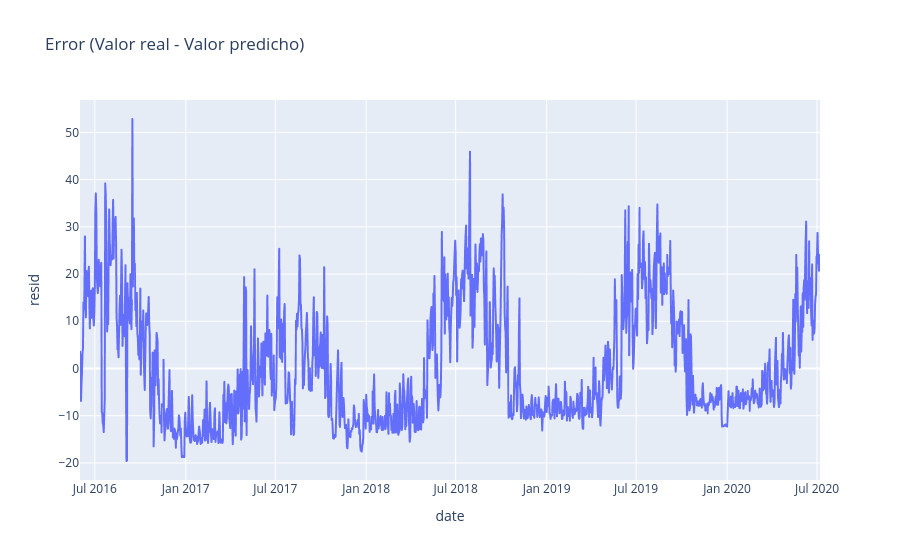

Write notebook code for a chart like this one.
### Code cell
# 3. Gráfico del error
error = df.copy()
error['pred'] = np.concatenate([train_pred, test_pred])
error['resid'] = error['Energy_kWh'] - error['pred']
px.line(error, x='date', y='resid', title='Error (Valor real - Valor predicho)').show()

### Figure 1 — Plotly figure (JSON) as saved in the notebook; plotly's stock layout.template omitted (floating-point values rounded to 4 significant figures; data arrays with more than 128 entries replaced by an {"elided": "..."} marker saying what was removed)
{"data": [{"hovertemplate": "date=%{x}<br>resid=%{y}<extra></extra>", "legendgroup": "", "line": {"color": "#636efa", "dash": "solid"}, "marker": {"symbol": "circle"}, "mode": "lines", "name": "", "showlegend": false, "type": "scattergl", "x": {"elided": "1498 str values"}, "xaxis": "x", "y": {"elided": "1498 float values"}, "yaxis": "y"}], "layout": {"legend": {"tracegroupgap": 0}, "title": {"text": "Error (Valor real - Valor predicho)"}, "xaxis": {"anchor": "y", "domain": [0, 1], "title": {"text": "date"}}, "yaxis": {"anchor": "x", "domain": [0, 1], "title": {"text": "resid"}}}}
